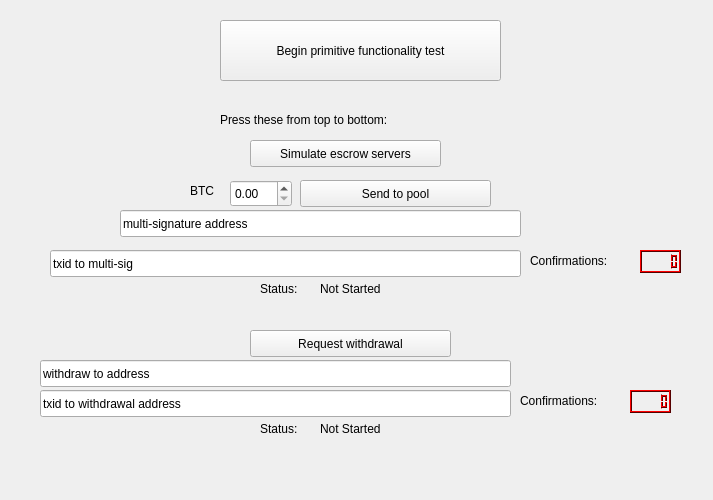
<?xml version="1.0" encoding="UTF-8"?>
<ui version="4.0">
 <class>BtcGuiTest</class>
 <widget class="QWidget" name="BtcGuiTest">
  <property name="geometry">
   <rect>
    <x>0</x>
    <y>0</y>
    <width>713</width>
    <height>500</height>
   </rect>
  </property>
  <property name="windowTitle">
   <string>The best GUI money can buy</string>
  </property>
  <widget class="QPushButton" name="testButton">
   <property name="geometry">
    <rect>
     <x>220</x>
     <y>20</y>
     <width>281</width>
     <height>61</height>
    </rect>
   </property>
   <property name="text">
    <string>Begin primitive functionality test</string>
   </property>
  </widget>
  <widget class="QPushButton" name="simulateEscrSrvrsButton">
   <property name="geometry">
    <rect>
     <x>250</x>
     <y>140</y>
     <width>191</width>
     <height>27</height>
    </rect>
   </property>
   <property name="text">
    <string>Simulate escrow servers</string>
   </property>
  </widget>
  <widget class="QPushButton" name="sendToEscrButton">
   <property name="geometry">
    <rect>
     <x>300</x>
     <y>180</y>
     <width>191</width>
     <height>27</height>
    </rect>
   </property>
   <property name="text">
    <string>Send to pool</string>
   </property>
  </widget>
  <widget class="QLineEdit" name="txidToEscrEdit">
   <property name="geometry">
    <rect>
     <x>50</x>
     <y>250</y>
     <width>471</width>
     <height>27</height>
    </rect>
   </property>
   <property name="text">
    <string>txid to multi-sig</string>
   </property>
  </widget>
  <widget class="QLineEdit" name="depositAddrEdit">
   <property name="geometry">
    <rect>
     <x>120</x>
     <y>210</y>
     <width>401</width>
     <height>27</height>
    </rect>
   </property>
   <property name="text">
    <string>multi-signature address</string>
   </property>
  </widget>
  <widget class="QLabel" name="label">
   <property name="geometry">
    <rect>
     <x>530</x>
     <y>250</y>
     <width>101</width>
     <height>21</height>
    </rect>
   </property>
   <property name="text">
    <string>Confirmations:</string>
   </property>
  </widget>
  <widget class="QLCDNumber" name="confToEscrNumber">
   <property name="geometry">
    <rect>
     <x>640</x>
     <y>250</y>
     <width>41</width>
     <height>23</height>
    </rect>
   </property>
   <property name="palette">
    <palette>
     <active>
      <colorrole role="WindowText">
       <brush brushstyle="SolidPattern">
        <color alpha="255">
         <red>0</red>
         <green>0</green>
         <blue>0</blue>
        </color>
       </brush>
      </colorrole>
      <colorrole role="Button">
       <brush brushstyle="SolidPattern">
        <color alpha="255">
         <red>170</red>
         <green>0</green>
         <blue>0</blue>
        </color>
       </brush>
      </colorrole>
      <colorrole role="Light">
       <brush brushstyle="SolidPattern">
        <color alpha="255">
         <red>255</red>
         <green>0</green>
         <blue>0</blue>
        </color>
       </brush>
      </colorrole>
      <colorrole role="Midlight">
       <brush brushstyle="SolidPattern">
        <color alpha="255">
         <red>212</red>
         <green>0</green>
         <blue>0</blue>
        </color>
       </brush>
      </colorrole>
      <colorrole role="Dark">
       <brush brushstyle="SolidPattern">
        <color alpha="255">
         <red>85</red>
         <green>0</green>
         <blue>0</blue>
        </color>
       </brush>
      </colorrole>
      <colorrole role="Mid">
       <brush brushstyle="SolidPattern">
        <color alpha="255">
         <red>113</red>
         <green>0</green>
         <blue>0</blue>
        </color>
       </brush>
      </colorrole>
      <colorrole role="Text">
       <brush brushstyle="SolidPattern">
        <color alpha="255">
         <red>0</red>
         <green>0</green>
         <blue>0</blue>
        </color>
       </brush>
      </colorrole>
      <colorrole role="BrightText">
       <brush brushstyle="SolidPattern">
        <color alpha="255">
         <red>255</red>
         <green>255</green>
         <blue>255</blue>
        </color>
       </brush>
      </colorrole>
      <colorrole role="ButtonText">
       <brush brushstyle="SolidPattern">
        <color alpha="255">
         <red>0</red>
         <green>0</green>
         <blue>0</blue>
        </color>
       </brush>
      </colorrole>
      <colorrole role="Base">
       <brush brushstyle="SolidPattern">
        <color alpha="255">
         <red>255</red>
         <green>255</green>
         <blue>255</blue>
        </color>
       </brush>
      </colorrole>
      <colorrole role="Window">
       <brush brushstyle="SolidPattern">
        <color alpha="255">
         <red>170</red>
         <green>0</green>
         <blue>0</blue>
        </color>
       </brush>
      </colorrole>
      <colorrole role="Shadow">
       <brush brushstyle="SolidPattern">
        <color alpha="255">
         <red>0</red>
         <green>0</green>
         <blue>0</blue>
        </color>
       </brush>
      </colorrole>
      <colorrole role="AlternateBase">
       <brush brushstyle="SolidPattern">
        <color alpha="255">
         <red>212</red>
         <green>127</green>
         <blue>127</blue>
        </color>
       </brush>
      </colorrole>
      <colorrole role="ToolTipBase">
       <brush brushstyle="SolidPattern">
        <color alpha="255">
         <red>255</red>
         <green>255</green>
         <blue>220</blue>
        </color>
       </brush>
      </colorrole>
      <colorrole role="ToolTipText">
       <brush brushstyle="SolidPattern">
        <color alpha="255">
         <red>0</red>
         <green>0</green>
         <blue>0</blue>
        </color>
       </brush>
      </colorrole>
     </active>
     <inactive>
      <colorrole role="WindowText">
       <brush brushstyle="SolidPattern">
        <color alpha="255">
         <red>0</red>
         <green>0</green>
         <blue>0</blue>
        </color>
       </brush>
      </colorrole>
      <colorrole role="Button">
       <brush brushstyle="SolidPattern">
        <color alpha="255">
         <red>170</red>
         <green>0</green>
         <blue>0</blue>
        </color>
       </brush>
      </colorrole>
      <colorrole role="Light">
       <brush brushstyle="SolidPattern">
        <color alpha="255">
         <red>255</red>
         <green>0</green>
         <blue>0</blue>
        </color>
       </brush>
      </colorrole>
      <colorrole role="Midlight">
       <brush brushstyle="SolidPattern">
        <color alpha="255">
         <red>212</red>
         <green>0</green>
         <blue>0</blue>
        </color>
       </brush>
      </colorrole>
      <colorrole role="Dark">
       <brush brushstyle="SolidPattern">
        <color alpha="255">
         <red>85</red>
         <green>0</green>
         <blue>0</blue>
        </color>
       </brush>
      </colorrole>
      <colorrole role="Mid">
       <brush brushstyle="SolidPattern">
        <color alpha="255">
         <red>113</red>
         <green>0</green>
         <blue>0</blue>
        </color>
       </brush>
      </colorrole>
      <colorrole role="Text">
       <brush brushstyle="SolidPattern">
        <color alpha="255">
         <red>0</red>
         <green>0</green>
         <blue>0</blue>
        </color>
       </brush>
      </colorrole>
      <colorrole role="BrightText">
       <brush brushstyle="SolidPattern">
        <color alpha="255">
         <red>255</red>
         <green>255</green>
         <blue>255</blue>
        </color>
       </brush>
      </colorrole>
      <colorrole role="ButtonText">
       <brush brushstyle="SolidPattern">
        <color alpha="255">
         <red>0</red>
         <green>0</green>
         <blue>0</blue>
        </color>
       </brush>
      </colorrole>
      <colorrole role="Base">
       <brush brushstyle="SolidPattern">
        <color alpha="255">
         <red>255</red>
         <green>255</green>
         <blue>255</blue>
        </color>
       </brush>
      </colorrole>
      <colorrole role="Window">
       <brush brushstyle="SolidPattern">
        <color alpha="255">
         <red>170</red>
         <green>0</green>
         <blue>0</blue>
        </color>
       </brush>
      </colorrole>
      <colorrole role="Shadow">
       <brush brushstyle="SolidPattern">
        <color alpha="255">
         <red>0</red>
         <green>0</green>
         <blue>0</blue>
        </color>
       </brush>
      </colorrole>
      <colorrole role="AlternateBase">
       <brush brushstyle="SolidPattern">
        <color alpha="255">
         <red>212</red>
         <green>127</green>
         <blue>127</blue>
        </color>
       </brush>
      </colorrole>
      <colorrole role="ToolTipBase">
       <brush brushstyle="SolidPattern">
        <color alpha="255">
         <red>255</red>
         <green>255</green>
         <blue>220</blue>
        </color>
       </brush>
      </colorrole>
      <colorrole role="ToolTipText">
       <brush brushstyle="SolidPattern">
        <color alpha="255">
         <red>0</red>
         <green>0</green>
         <blue>0</blue>
        </color>
       </brush>
      </colorrole>
     </inactive>
     <disabled>
      <colorrole role="WindowText">
       <brush brushstyle="SolidPattern">
        <color alpha="255">
         <red>85</red>
         <green>0</green>
         <blue>0</blue>
        </color>
       </brush>
      </colorrole>
      <colorrole role="Button">
       <brush brushstyle="SolidPattern">
        <color alpha="255">
         <red>170</red>
         <green>0</green>
         <blue>0</blue>
        </color>
       </brush>
      </colorrole>
      <colorrole role="Light">
       <brush brushstyle="SolidPattern">
        <color alpha="255">
         <red>255</red>
         <green>0</green>
         <blue>0</blue>
        </color>
       </brush>
      </colorrole>
      <colorrole role="Midlight">
       <brush brushstyle="SolidPattern">
        <color alpha="255">
         <red>212</red>
         <green>0</green>
         <blue>0</blue>
        </color>
       </brush>
      </colorrole>
      <colorrole role="Dark">
       <brush brushstyle="SolidPattern">
        <color alpha="255">
         <red>85</red>
         <green>0</green>
         <blue>0</blue>
        </color>
       </brush>
      </colorrole>
      <colorrole role="Mid">
       <brush brushstyle="SolidPattern">
        <color alpha="255">
         <red>113</red>
         <green>0</green>
         <blue>0</blue>
        </color>
       </brush>
      </colorrole>
      <colorrole role="Text">
       <brush brushstyle="SolidPattern">
        <color alpha="255">
         <red>85</red>
         <green>0</green>
         <blue>0</blue>
        </color>
       </brush>
      </colorrole>
      <colorrole role="BrightText">
       <brush brushstyle="SolidPattern">
        <color alpha="255">
         <red>255</red>
         <green>255</green>
         <blue>255</blue>
        </color>
       </brush>
      </colorrole>
      <colorrole role="ButtonText">
       <brush brushstyle="SolidPattern">
        <color alpha="255">
         <red>85</red>
         <green>0</green>
         <blue>0</blue>
        </color>
       </brush>
      </colorrole>
      <colorrole role="Base">
       <brush brushstyle="SolidPattern">
        <color alpha="255">
         <red>170</red>
         <green>0</green>
         <blue>0</blue>
        </color>
       </brush>
      </colorrole>
      <colorrole role="Window">
       <brush brushstyle="SolidPattern">
        <color alpha="255">
         <red>170</red>
         <green>0</green>
         <blue>0</blue>
        </color>
       </brush>
      </colorrole>
      <colorrole role="Shadow">
       <brush brushstyle="SolidPattern">
        <color alpha="255">
         <red>0</red>
         <green>0</green>
         <blue>0</blue>
        </color>
       </brush>
      </colorrole>
      <colorrole role="AlternateBase">
       <brush brushstyle="SolidPattern">
        <color alpha="255">
         <red>170</red>
         <green>0</green>
         <blue>0</blue>
        </color>
       </brush>
      </colorrole>
      <colorrole role="ToolTipBase">
       <brush brushstyle="SolidPattern">
        <color alpha="255">
         <red>255</red>
         <green>255</green>
         <blue>220</blue>
        </color>
       </brush>
      </colorrole>
      <colorrole role="ToolTipText">
       <brush brushstyle="SolidPattern">
        <color alpha="255">
         <red>0</red>
         <green>0</green>
         <blue>0</blue>
        </color>
       </brush>
      </colorrole>
     </disabled>
    </palette>
   </property>
   <property name="font">
    <font>
     <weight>50</weight>
     <bold>false</bold>
    </font>
   </property>
  </widget>
  <widget class="QLineEdit" name="withdrawAddrEdit">
   <property name="geometry">
    <rect>
     <x>40</x>
     <y>360</y>
     <width>471</width>
     <height>27</height>
    </rect>
   </property>
   <property name="text">
    <string>withdraw to address</string>
   </property>
  </widget>
  <widget class="QPushButton" name="reqWithdrButton">
   <property name="geometry">
    <rect>
     <x>250</x>
     <y>330</y>
     <width>201</width>
     <height>27</height>
    </rect>
   </property>
   <property name="text">
    <string>Request withdrawal</string>
   </property>
  </widget>
  <widget class="QLineEdit" name="txidWithdrEdit">
   <property name="geometry">
    <rect>
     <x>40</x>
     <y>390</y>
     <width>471</width>
     <height>27</height>
    </rect>
   </property>
   <property name="text">
    <string>txid to withdrawal address</string>
   </property>
  </widget>
  <widget class="QLCDNumber" name="confToWithdrNumber">
   <property name="geometry">
    <rect>
     <x>630</x>
     <y>390</y>
     <width>41</width>
     <height>23</height>
    </rect>
   </property>
   <property name="palette">
    <palette>
     <active>
      <colorrole role="WindowText">
       <brush brushstyle="SolidPattern">
        <color alpha="255">
         <red>0</red>
         <green>0</green>
         <blue>0</blue>
        </color>
       </brush>
      </colorrole>
      <colorrole role="Button">
       <brush brushstyle="SolidPattern">
        <color alpha="255">
         <red>170</red>
         <green>0</green>
         <blue>0</blue>
        </color>
       </brush>
      </colorrole>
      <colorrole role="Light">
       <brush brushstyle="SolidPattern">
        <color alpha="255">
         <red>255</red>
         <green>0</green>
         <blue>0</blue>
        </color>
       </brush>
      </colorrole>
      <colorrole role="Midlight">
       <brush brushstyle="SolidPattern">
        <color alpha="255">
         <red>212</red>
         <green>0</green>
         <blue>0</blue>
        </color>
       </brush>
      </colorrole>
      <colorrole role="Dark">
       <brush brushstyle="SolidPattern">
        <color alpha="255">
         <red>85</red>
         <green>0</green>
         <blue>0</blue>
        </color>
       </brush>
      </colorrole>
      <colorrole role="Mid">
       <brush brushstyle="SolidPattern">
        <color alpha="255">
         <red>113</red>
         <green>0</green>
         <blue>0</blue>
        </color>
       </brush>
      </colorrole>
      <colorrole role="Text">
       <brush brushstyle="SolidPattern">
        <color alpha="255">
         <red>0</red>
         <green>0</green>
         <blue>0</blue>
        </color>
       </brush>
      </colorrole>
      <colorrole role="BrightText">
       <brush brushstyle="SolidPattern">
        <color alpha="255">
         <red>255</red>
         <green>255</green>
         <blue>255</blue>
        </color>
       </brush>
      </colorrole>
      <colorrole role="ButtonText">
       <brush brushstyle="SolidPattern">
        <color alpha="255">
         <red>0</red>
         <green>0</green>
         <blue>0</blue>
        </color>
       </brush>
      </colorrole>
      <colorrole role="Base">
       <brush brushstyle="SolidPattern">
        <color alpha="255">
         <red>255</red>
         <green>255</green>
         <blue>255</blue>
        </color>
       </brush>
      </colorrole>
      <colorrole role="Window">
       <brush brushstyle="SolidPattern">
        <color alpha="255">
         <red>170</red>
         <green>0</green>
         <blue>0</blue>
        </color>
       </brush>
      </colorrole>
      <colorrole role="Shadow">
       <brush brushstyle="SolidPattern">
        <color alpha="255">
         <red>0</red>
         <green>0</green>
         <blue>0</blue>
        </color>
       </brush>
      </colorrole>
      <colorrole role="AlternateBase">
       <brush brushstyle="SolidPattern">
        <color alpha="255">
         <red>212</red>
         <green>127</green>
         <blue>127</blue>
        </color>
       </brush>
      </colorrole>
      <colorrole role="ToolTipBase">
       <brush brushstyle="SolidPattern">
        <color alpha="255">
         <red>255</red>
         <green>255</green>
         <blue>220</blue>
        </color>
       </brush>
      </colorrole>
      <colorrole role="ToolTipText">
       <brush brushstyle="SolidPattern">
        <color alpha="255">
         <red>0</red>
         <green>0</green>
         <blue>0</blue>
        </color>
       </brush>
      </colorrole>
     </active>
     <inactive>
      <colorrole role="WindowText">
       <brush brushstyle="SolidPattern">
        <color alpha="255">
         <red>0</red>
         <green>0</green>
         <blue>0</blue>
        </color>
       </brush>
      </colorrole>
      <colorrole role="Button">
       <brush brushstyle="SolidPattern">
        <color alpha="255">
         <red>170</red>
         <green>0</green>
         <blue>0</blue>
        </color>
       </brush>
      </colorrole>
      <colorrole role="Light">
       <brush brushstyle="SolidPattern">
        <color alpha="255">
         <red>255</red>
         <green>0</green>
         <blue>0</blue>
        </color>
       </brush>
      </colorrole>
      <colorrole role="Midlight">
       <brush brushstyle="SolidPattern">
        <color alpha="255">
         <red>212</red>
         <green>0</green>
         <blue>0</blue>
        </color>
       </brush>
      </colorrole>
      <colorrole role="Dark">
       <brush brushstyle="SolidPattern">
        <color alpha="255">
         <red>85</red>
         <green>0</green>
         <blue>0</blue>
        </color>
       </brush>
      </colorrole>
      <colorrole role="Mid">
       <brush brushstyle="SolidPattern">
        <color alpha="255">
         <red>113</red>
         <green>0</green>
         <blue>0</blue>
        </color>
       </brush>
      </colorrole>
      <colorrole role="Text">
       <brush brushstyle="SolidPattern">
        <color alpha="255">
         <red>0</red>
         <green>0</green>
         <blue>0</blue>
        </color>
       </brush>
      </colorrole>
      <colorrole role="BrightText">
       <brush brushstyle="SolidPattern">
        <color alpha="255">
         <red>255</red>
         <green>255</green>
         <blue>255</blue>
        </color>
       </brush>
      </colorrole>
      <colorrole role="ButtonText">
       <brush brushstyle="SolidPattern">
        <color alpha="255">
         <red>0</red>
         <green>0</green>
         <blue>0</blue>
        </color>
       </brush>
      </colorrole>
      <colorrole role="Base">
       <brush brushstyle="SolidPattern">
        <color alpha="255">
         <red>255</red>
         <green>255</green>
         <blue>255</blue>
        </color>
       </brush>
      </colorrole>
      <colorrole role="Window">
       <brush brushstyle="SolidPattern">
        <color alpha="255">
         <red>170</red>
         <green>0</green>
         <blue>0</blue>
        </color>
       </brush>
      </colorrole>
      <colorrole role="Shadow">
       <brush brushstyle="SolidPattern">
        <color alpha="255">
         <red>0</red>
         <green>0</green>
         <blue>0</blue>
        </color>
       </brush>
      </colorrole>
      <colorrole role="AlternateBase">
       <brush brushstyle="SolidPattern">
        <color alpha="255">
         <red>212</red>
         <green>127</green>
         <blue>127</blue>
        </color>
       </brush>
      </colorrole>
      <colorrole role="ToolTipBase">
       <brush brushstyle="SolidPattern">
        <color alpha="255">
         <red>255</red>
         <green>255</green>
         <blue>220</blue>
        </color>
       </brush>
      </colorrole>
      <colorrole role="ToolTipText">
       <brush brushstyle="SolidPattern">
        <color alpha="255">
         <red>0</red>
         <green>0</green>
         <blue>0</blue>
        </color>
       </brush>
      </colorrole>
     </inactive>
     <disabled>
      <colorrole role="WindowText">
       <brush brushstyle="SolidPattern">
        <color alpha="255">
         <red>85</red>
         <green>0</green>
         <blue>0</blue>
        </color>
       </brush>
      </colorrole>
      <colorrole role="Button">
       <brush brushstyle="SolidPattern">
        <color alpha="255">
         <red>170</red>
         <green>0</green>
         <blue>0</blue>
        </color>
       </brush>
      </colorrole>
      <colorrole role="Light">
       <brush brushstyle="SolidPattern">
        <color alpha="255">
         <red>255</red>
         <green>0</green>
         <blue>0</blue>
        </color>
       </brush>
      </colorrole>
      <colorrole role="Midlight">
       <brush brushstyle="SolidPattern">
        <color alpha="255">
         <red>212</red>
         <green>0</green>
         <blue>0</blue>
        </color>
       </brush>
      </colorrole>
      <colorrole role="Dark">
       <brush brushstyle="SolidPattern">
        <color alpha="255">
         <red>85</red>
         <green>0</green>
         <blue>0</blue>
        </color>
       </brush>
      </colorrole>
      <colorrole role="Mid">
       <brush brushstyle="SolidPattern">
        <color alpha="255">
         <red>113</red>
         <green>0</green>
         <blue>0</blue>
        </color>
       </brush>
      </colorrole>
      <colorrole role="Text">
       <brush brushstyle="SolidPattern">
        <color alpha="255">
         <red>85</red>
         <green>0</green>
         <blue>0</blue>
        </color>
       </brush>
      </colorrole>
      <colorrole role="BrightText">
       <brush brushstyle="SolidPattern">
        <color alpha="255">
         <red>255</red>
         <green>255</green>
         <blue>255</blue>
        </color>
       </brush>
      </colorrole>
      <colorrole role="ButtonText">
       <brush brushstyle="SolidPattern">
        <color alpha="255">
         <red>85</red>
         <green>0</green>
         <blue>0</blue>
        </color>
       </brush>
      </colorrole>
      <colorrole role="Base">
       <brush brushstyle="SolidPattern">
        <color alpha="255">
         <red>170</red>
         <green>0</green>
         <blue>0</blue>
        </color>
       </brush>
      </colorrole>
      <colorrole role="Window">
       <brush brushstyle="SolidPattern">
        <color alpha="255">
         <red>170</red>
         <green>0</green>
         <blue>0</blue>
        </color>
       </brush>
      </colorrole>
      <colorrole role="Shadow">
       <brush brushstyle="SolidPattern">
        <color alpha="255">
         <red>0</red>
         <green>0</green>
         <blue>0</blue>
        </color>
       </brush>
      </colorrole>
      <colorrole role="AlternateBase">
       <brush brushstyle="SolidPattern">
        <color alpha="255">
         <red>170</red>
         <green>0</green>
         <blue>0</blue>
        </color>
       </brush>
      </colorrole>
      <colorrole role="ToolTipBase">
       <brush brushstyle="SolidPattern">
        <color alpha="255">
         <red>255</red>
         <green>255</green>
         <blue>220</blue>
        </color>
       </brush>
      </colorrole>
      <colorrole role="ToolTipText">
       <brush brushstyle="SolidPattern">
        <color alpha="255">
         <red>0</red>
         <green>0</green>
         <blue>0</blue>
        </color>
       </brush>
      </colorrole>
     </disabled>
    </palette>
   </property>
  </widget>
  <widget class="QLabel" name="label_2">
   <property name="geometry">
    <rect>
     <x>520</x>
     <y>390</y>
     <width>101</width>
     <height>21</height>
    </rect>
   </property>
   <property name="text">
    <string>Confirmations:</string>
   </property>
  </widget>
  <widget class="QLabel" name="label_3">
   <property name="geometry">
    <rect>
     <x>220</x>
     <y>110</y>
     <width>231</width>
     <height>20</height>
    </rect>
   </property>
   <property name="text">
    <string>Press these from top to bottom:</string>
   </property>
  </widget>
  <widget class="QDoubleSpinBox" name="amountToEscrSpinBox">
   <property name="geometry">
    <rect>
     <x>230</x>
     <y>180</y>
     <width>62</width>
     <height>27</height>
    </rect>
   </property>
  </widget>
  <widget class="QLabel" name="label_4">
   <property name="geometry">
    <rect>
     <x>190</x>
     <y>180</y>
     <width>31</width>
     <height>21</height>
    </rect>
   </property>
   <property name="text">
    <string>BTC</string>
   </property>
  </widget>
  <widget class="QLabel" name="depositStatusLabel">
   <property name="geometry">
    <rect>
     <x>320</x>
     <y>280</y>
     <width>81</width>
     <height>17</height>
    </rect>
   </property>
   <property name="text">
    <string>Not Started</string>
   </property>
  </widget>
  <widget class="QLabel" name="label_6">
   <property name="geometry">
    <rect>
     <x>260</x>
     <y>280</y>
     <width>67</width>
     <height>17</height>
    </rect>
   </property>
   <property name="text">
    <string>Status:</string>
   </property>
  </widget>
  <widget class="QLabel" name="label_7">
   <property name="geometry">
    <rect>
     <x>260</x>
     <y>420</y>
     <width>67</width>
     <height>17</height>
    </rect>
   </property>
   <property name="text">
    <string>Status:</string>
   </property>
  </widget>
  <widget class="QLabel" name="withdrawStatusLabel">
   <property name="geometry">
    <rect>
     <x>320</x>
     <y>420</y>
     <width>81</width>
     <height>17</height>
    </rect>
   </property>
   <property name="text">
    <string>Not Started</string>
   </property>
  </widget>
 </widget>
 <resources/>
 <connections/>
</ui>
